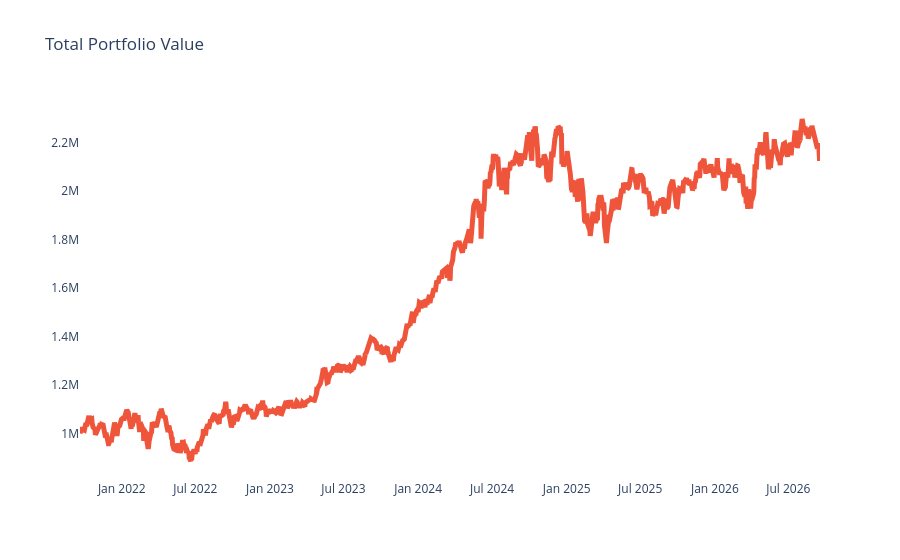

This figure's notebook cell:
### Code cell
plot_financial_data(portfolio_df[['Date', 'Portfolio Value']], 'Total Portfolio Value')

### Figure 1 — Plotly figure (JSON) as saved in the notebook; plotly's stock layout.template omitted (floating-point values rounded to 4 significant figures; data arrays with more than 128 entries replaced by an {"elided": "..."} marker saying what was removed)
{"data": [{"hovertemplate": "<extra></extra>", "legendgroup": "", "line": {"color": "#636efa", "dash": "solid", "width": 5}, "marker": {"symbol": "circle"}, "mode": "lines", "name": "", "orientation": "v", "showlegend": false, "type": "scatter", "xaxis": "x", "yaxis": "y"}, {"line": {"width": 5}, "name": "Portfolio Value", "type": "scatter", "x": {"elided": "1239 str values"}, "y": {"elided": "1239 float values"}}], "layout": {"legend": {"tracegroupgap": 0}, "plot_bgcolor": "white", "title": {"text": "Total Portfolio Value"}, "xaxis": {"anchor": "y", "domain": [0, 1]}, "yaxis": {"anchor": "x", "domain": [0, 1]}}}
